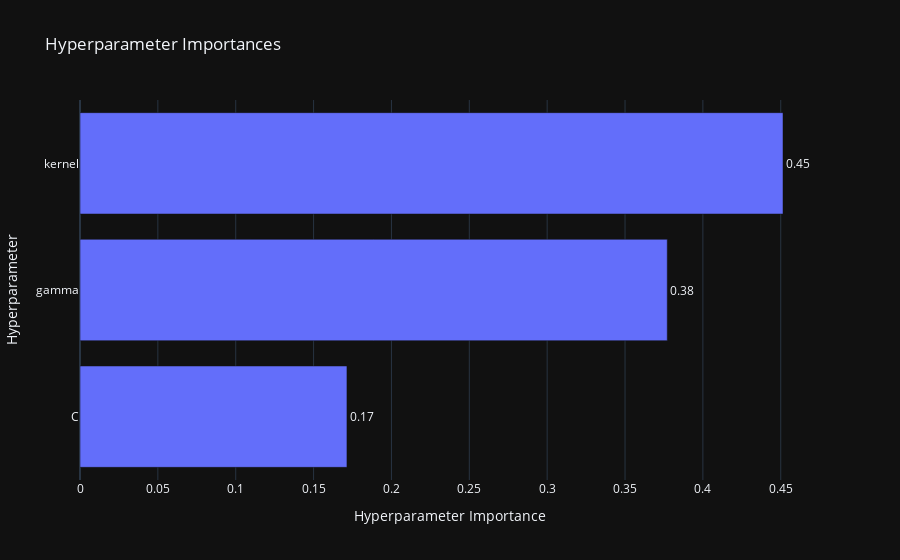

Notebook code cell kept with this figure:
### Code cell
vis.plot_param_importances(study)

### Figure 1 — Plotly figure (JSON) as saved in the notebook; plotly's stock layout.template omitted (floating-point values rounded to 4 significant figures)
{"data": [{"cliponaxis": false, "hovertemplate": ["C (FloatDistribution): 0.1714269160643187<extra></extra>", "gamma (FloatDistribution): 0.37712957144081294<extra></extra>", "kernel (CategoricalDistribution): 0.4514435124948683<extra></extra>"], "name": "Objective Value", "orientation": "h", "text": ["0.17", "0.38", "0.45"], "textposition": "outside", "x": [0.1714, 0.3771, 0.4514], "y": ["C", "gamma", "kernel"], "type": "bar"}], "layout": {"title": {"text": "Hyperparameter Importances"}, "xaxis": {"title": {"text": "Hyperparameter Importance"}}, "yaxis": {"title": {"text": "Hyperparameter"}}}}
